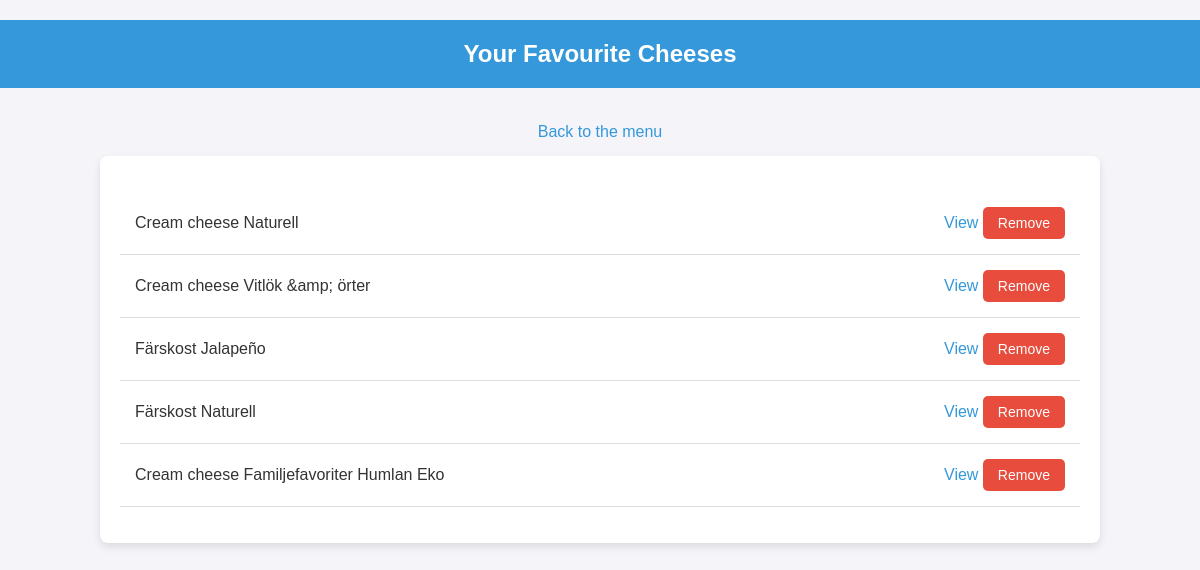
/favourites (signed in), run on an earlier commit of the app's database.
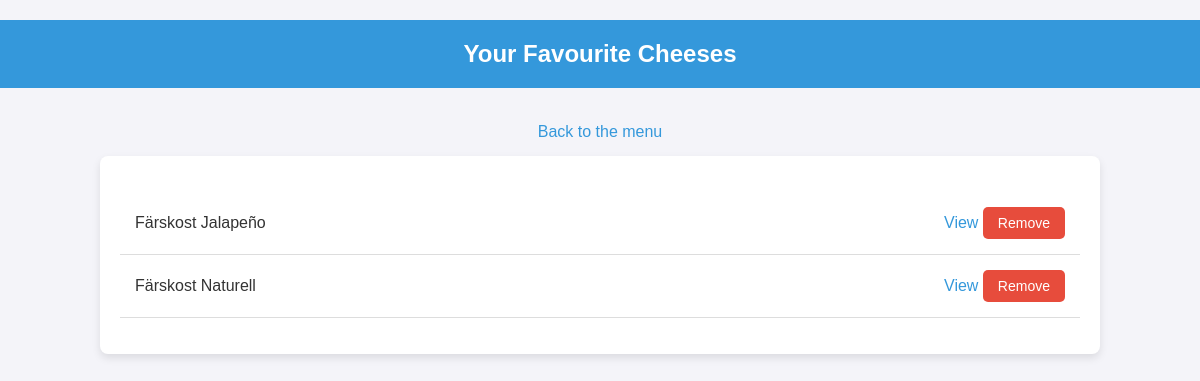
And on a later commit of the database.
### database/models.py (models this page shows, shortened)
class FavouriteProduct(Base):
    __tablename__ = 'favourite_product'
    id = Column(Integer, primary_key=True, autoincrement=True)
    user_id = Column(Integer, ForeignKey('user.id'), nullable=False)
    cheese_id = Column(Integer, ForeignKey('cheeseprices.id'), nullable=False)
    cheese = relationship('CheeseData', backref='favourites')

class CheeseData(Base):
    __tablename__ = 'cheeseprices'
    id = Column(Integer, primary_key=True, autoincrement=True)
    name = Column(String(150), nullable=False, index=True)
    price = Column(String(150), nullable=False)
    fetched_date = Column(DateTime, nullable=False)

### app/routes.py (the view)
@bp.route("/favourites")
@login_required
def favourites():
    session = SessionLocal()
    favourite_cheeses = session.query(FavouriteProduct).filter_by(user_id=current_user.id).all()
    return render_template('favourites.html', cheeses=favourite_cheeses)

### app/__init__.py (called while the page is built)
@login_manager.user_loader
def load_user(user_id):
    session = SessionLocal()
    user = session.get(User, int(user_id))
    session.close()
    return user

### app/templates/favourites.html (shortened to what this page needs)
<!DOCTYPE html>
<html lang="en">
<head>
</head>
<body>
    <h2>Your Favourite Cheeses</h2>
    <a href="/loginview" class="back-link">Back to the menu</a>
    <div class="container">
        {% if cheeses %}
            <ul>
                {% for cheese in cheeses %}
                    <li>
                        <span>{{ cheese.cheese.name }}</span>
                        <div>
                            <a href="{{ url_for('main.cheese_statistics_favourites', cheese_name=cheese.cheese.name) }}">View</a>
                            <form action="{{ url_for('main.remove_favourite', favourite_id=cheese.id) }}" method="POST" style="display:inline;">
                                <button type="submit">Remove</button>
                            </form>
                        </div>
                    </li>
                {% endfor %}
            </ul>
        {% else %}
            <p>You don't have any favorite cheeses yet.</p>
        {% endif %}
    </div>
</body>
</html>

### app/templates/favourites.html (style rules this page uses)
body { font-family: Arial, sans-serif; background-color: #f4f4f9; margin: 0; padding: 0; color: #333; }
h2 { text-align: center; color: #333; padding: 20px; background-color: #3498db; color: white; margin-bottom: 20px; }
.container { width: 80%; max-width: 1000px; margin: 0 auto; padding: 20px; background-color: white; border-radius: 8px; box-shadow: 0 4px 8px rgba(0, 0, 0, 0.1); }
a { text-decoration: none; color: #3498db; }
ul { padding: 0; list-style-type: none; }
li { padding: 15px; border-bottom: 1px solid #ddd; display: flex; justify-content: space-between; align-items: center; }
button { background-color: #e74c3c; color: white; border: none; padding: 8px 15px; font-size: 14px; cursor: pointer; border-radius: 5px; transition: background-color 0.3s ease; }
.back-link { display: block; text-align: center; padding: 15px; font-size: 16px; color: #3498db; }

What changed in the data, as far as the page shows it:
removed FavouriteProduct: cheese.name "Cream cheese Naturell"
removed FavouriteProduct: cheese.name "Cream cheese Vitlök &amp; örter"
removed FavouriteProduct: cheese.name "Cream cheese Familjefavoriter Humlan Eko"
